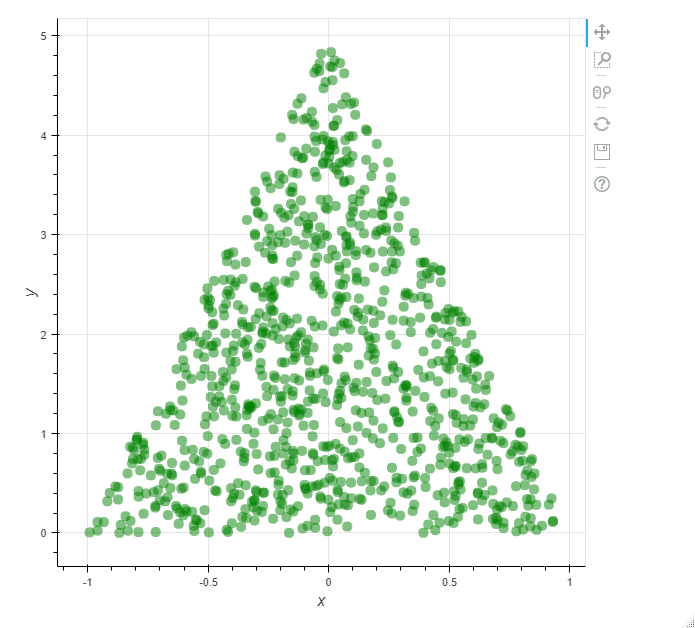

Write R code to recreate this figure.
library(dplyr)
library(rbokeh)
library(gganimate)
library(ggplot2)

x=runif(n = 10000, min = -1, max = 1)
y=runif(n = 10000, min = 0, max = 5)
p=data.frame(x,y)
t<- p %>% filter(y<5+5*x & y<5-5*x)
t500<- head(t,500)
grupa=rep(c("a","b","c","d","e"),100)

xt=t500["x"]
yt=t500["y"]


tre <- xt %>% mutate(yt)
tree <- tre %>% mutate(data.frame(grupa))


point_types()
pl <-figure() %>% ly_points(x,y,data=t,fill_color = "green")
pl
